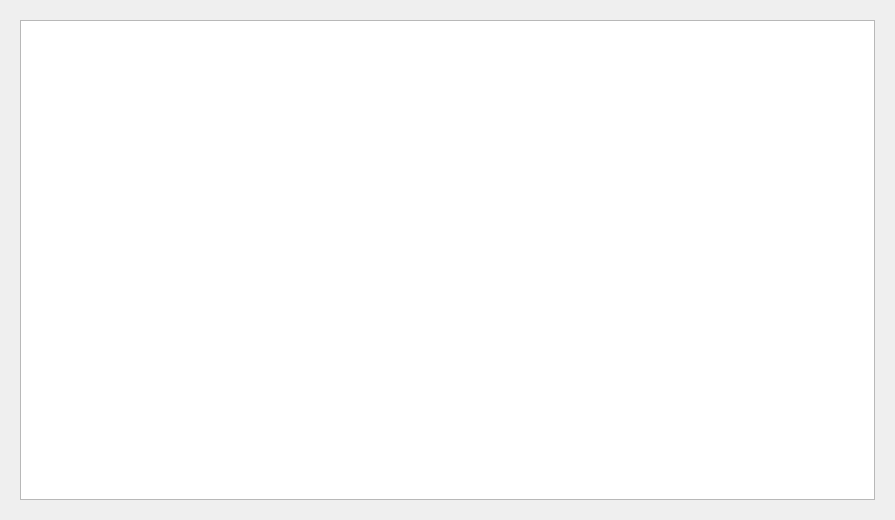
<?xml version="1.0" encoding="UTF-8"?>
<!-- SPDX-FileCopyrightText: 2025 zhang hongyuan <2063218120@qq.com> -->
<!-- SPDX-License-Identifier: MIT -->
<ui version="4.0">
 <class>LogWG</class>
 <widget class="QWidget" name="LogWG">
  <property name="geometry">
   <rect>
    <x>0</x>
    <y>0</y>
    <width>895</width>
    <height>520</height>
   </rect>
  </property>
  <property name="windowTitle">
   <string>Form</string>
  </property>
  <layout class="QVBoxLayout" name="mainVerticalLayout" stretch="1">
   <item>
    <widget class="QStackedWidget" name="stackedWidget">
     <property name="currentIndex">
      <number>1</number>
     </property>
     <widget class="QWidget" name="log_table_wg">
      <layout class="QVBoxLayout" name="verticalLayout_4">
       <item>
        <widget class="QTableView" name="log_tbv"/>
       </item>
      </layout>
     </widget>
     <widget class="QWidget" name="log_text_wg">
      <layout class="QVBoxLayout" name="verticalLayout">
       <item>
        <widget class="ZTextEditor" name="log_ple">
         <property name="plainText">
          <string/>
         </property>
        </widget>
       </item>
      </layout>
     </widget>
    </widget>
   </item>
  </layout>
 </widget>
 <customwidgets>
  <customwidget>
   <class>ZTextEditor</class>
   <extends>QPlainTextEdit</extends>
   <header>common/ztexteditor.h</header>
  </customwidget>
 </customwidgets>
 <resources/>
 <connections/>
</ui>
